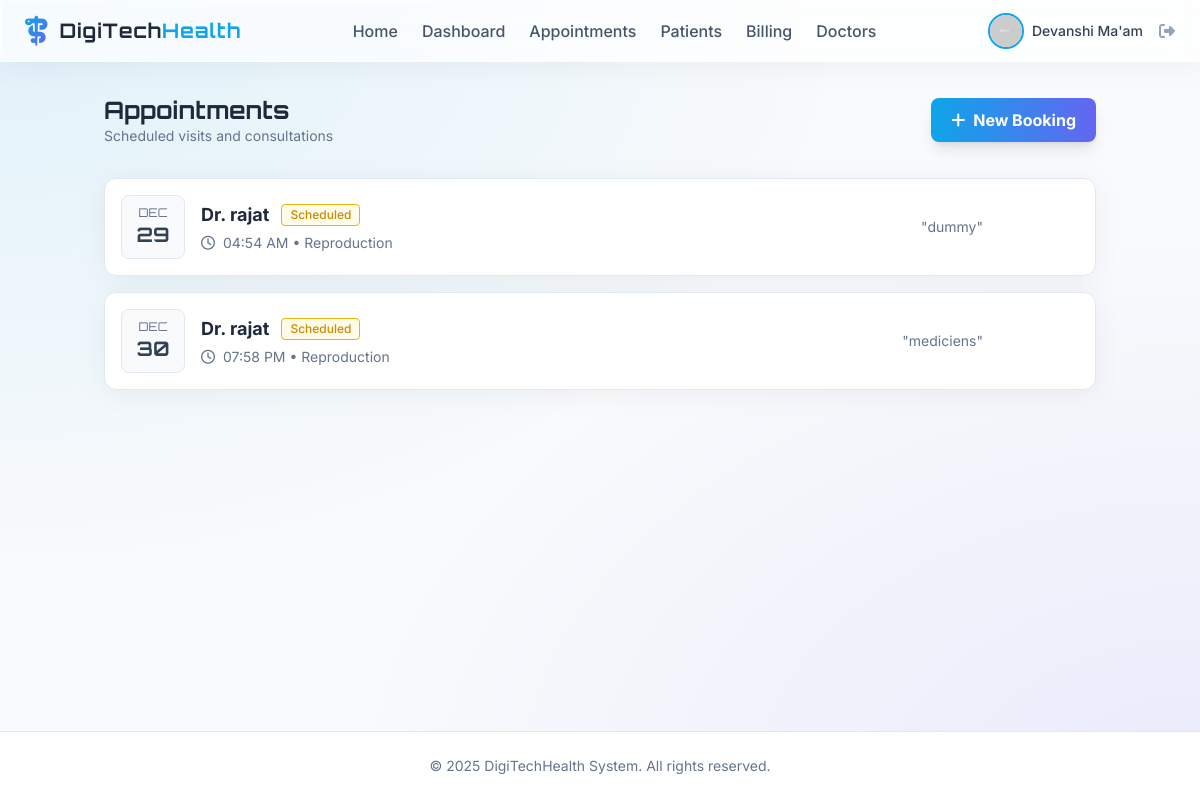
The page /appointments (signed in) on the database its author committed.
### app/models.py (models this page shows, shortened)
class User(db.Model, UserMixin):
    id = db.Column(db.Integer, primary_key=True)
    username = db.Column(db.String(20), unique=True, nullable=False)
    email = db.Column(db.String(120), unique=True, nullable=False)
    image_file = db.Column(db.String(20), nullable=False, default='default.jpg')
    password_hash = db.Column(db.String(128))
    role = db.Column(db.String(20), nullable=False, default='patient')

class Appointment(db.Model):
    id = db.Column(db.Integer, primary_key=True)
    patient_id = db.Column(db.Integer, db.ForeignKey('patient.id'), nullable=True) # Optional link to existing patient
    doctor_id = db.Column(db.Integer, db.ForeignKey('doctor.id'), nullable=False)
    date_time = db.Column(db.DateTime, nullable=False)
    reason = db.Column(db.String(200), nullable=False)
    status = db.Column(db.String(20), nullable=False, default='Scheduled') # Scheduled, Completed, Cancelled
    patient = db.relationship('Patient', backref='appointments')
    doctor = db.relationship('Doctor', backref='appointments')

class Doctor(db.Model):
    id = db.Column(db.Integer, primary_key=True)
    user_id = db.Column(db.Integer, db.ForeignKey('user.id'), nullable=False)
    specialization = db.Column(db.String(100), nullable=False)
    availability = db.Column(db.String(200), nullable=True, default="Mon-Fri 9am-5pm")
    user = db.relationship('User', backref=db.backref('doctor_profile', uselist=False))

### app/appointment/routes.py (the view)
@appointment.route("/appointments")
@login_required
def list_appointments():
    if current_user.role == 'doctor':
        doctor = Doctor.query.filter_by(user_id=current_user.id).first()
        if doctor:
            appointments = Appointment.query.filter_by(doctor_id=doctor.id).all()
        else:
            appointments = []
    elif current_user.role == 'admin':
         appointments = Appointment.query.all()
    else:
        appointments = Appointment.query.all() # Fallback for now
    return render_template('appointment/list.html', appointments=appointments)

### app/models.py (called while the page is built)
@login_manager.user_loader
def load_user(user_id):
    return User.query.get(int(user_id))

### app/templates/appointment/list.html (shortened to what this page needs)
{% extends "base.html" %}
{% block content %}
<div class="flex justify-between items-center mb-8">
    <div>
        <h2 class="text-2xl font-display font-bold text-slate-800">Appointments</h2>
        <p class="text-slate-500 text-sm">Scheduled visits and consultations</p>
    </div>
    <a href="{{ url_for('appointment.book_appointment') }}"
        class="px-5 py-2.5 bg-gradient-to-r from-primary to-secondary text-white font-bold rounded-lg shadow-lg hover:shadow-primary/40 transform hover:-translate-y-0.5 transition-all flex items-center">
        <i class="fa-solid fa-plus mr-2"></i> New Booking
    </a>
</div>
<div class="grid grid-cols-1 gap-4">
    {% for apt in appointments %}
    <div
        class="glass p-4 rounded-xl border border-slate-200 hover:shadow-md transition-all flex flex-col md:flex-row md:items-center justify-between group bg-white">
        <div class="flex items-center mb-4 md:mb-0">
            <div
                class="flex flex-col items-center justify-center h-16 w-16 bg-slate-50 rounded-lg text-slate-700 font-display border border-slate-200 mr-4">
                <span class="text-xs text-slate-500 uppercase">{{ apt.date_time.strftime('%b') }}</span>
                <span class="text-xl font-bold">{{ apt.date_time.day }}</span>
            </div>
            <div>
                <div class="flex items-center mb-1">
                    <h3 class="text-lg font-bold text-slate-800 mr-3">Dr. {{ apt.doctor.user.username }}</h3>
                    <span class="text-xs px-2 py-0.5 rounded border font-medium
                        {% if apt.status == 'Scheduled' %} border-yellow-500 text-yellow-600 bg-yellow-50
                        {% elif apt.status == 'Completed' %} border-green-500 text-green-600 bg-green-50
                        {% else %} border-red-500 text-red-600 bg-red-50 {% endif %}">
                        {{ apt.status }}
                    </span>
                </div>
                <p class="text-sm text-slate-500"><i class="fa-regular fa-clock mr-1"></i> {{
                    apt.date_time.strftime('%I:%M %p') }} &bull; {{ apt.doctor.specialization }}</p>
            </div>
        </div>
        <div class="flex items-center justify-between md:justify-end w-full md:w-auto">
            <div class="mr-6 text-sm text-slate-500 truncate max-w-[200px]">
                "{{ apt.reason }}"
            </div>
        </div>
    </div>
    {% else %}
    <div class="py-16 text-center text-slate-500 glass rounded-xl border border-slate-200 border-dashed">
        <i class="fa-regular fa-calendar-xmark text-4xl mb-4 opacity-50"></i>
        <p>No appointments scheduled.</p>
    </div>
    {% endfor %}
</div>
{% endblock %}

### app/templates/base.html (shortened to what this page needs)
<!doctype html>
<html lang="en">
<head>
  <script src="https://cdn.tailwindcss.com"></script>
  <link rel="stylesheet" href="https://cdnjs.cloudflare.com/ajax/libs/font-awesome/6.4.0/css/all.min.css">
  <link rel="stylesheet" href="{{ url_for('static', filename='css/main.css') }}">
</head>
<body class="overflow-x-hidden">
  <div class="min-h-screen flex flex-col">
    {% if current_user.is_authenticated %}
    <nav class="glass sticky top-0 z-50 px-6 py-3 flex justify-between items-center">
      <div class="flex items-center">
        <i class="fa-solid fa-staff-snake text-3xl gradient-text mr-3"></i>
        <a href="{{ url_for('main.home') }}" class="text-xl font-display font-bold text-slate-800 tracking-wider">
          DigiTech<span class="text-primary">Health</span>
        </a>
      </div>
      <div class="hidden lg:flex items-center space-x-6">
        <a href="{{ url_for('main.home') }}"
          class="font-medium text-slate-600 hover:text-primary transition-colors {{ 'text-primary' if request.endpoint == 'main.home' }}">Home</a>
        <a href="{{ url_for('main.dashboard') }}"
          class="font-medium text-slate-600 hover:text-primary transition-colors {{ 'text-primary' if request.endpoint == 'main.dashboard' }}">Dashboard</a>
        <a href="{{ url_for('appointment.list_appointments') }}"
          class="font-medium text-slate-600 hover:text-primary transition-colors {{ 'text-primary' in request.endpoint and 'appointment' in request.endpoint }}">Appointments</a>
        <a href="{{ url_for('patient.list_patients') }}"
          class="font-medium text-slate-600 hover:text-primary transition-colors {{ 'text-primary' in request.endpoint and 'patient' in request.endpoint }}">Patients</a>
        <a href="{{ url_for('billing.list_invoices') }}"
          class="font-medium text-slate-600 hover:text-primary transition-colors {{ 'text-primary' in request.endpoint and 'billing' in request.endpoint }}">Billing</a>
        <a href="{{ url_for('doctor.list_doctors') }}"
          class="font-medium text-slate-600 hover:text-primary transition-colors {{ 'text-primary' in request.endpoint and 'doctor' in request.endpoint }}">Doctors</a>
      </div>
      <div class="flex items-center space-x-4">
        <a href="{{ url_for('main.account') }}" class="flex items-center space-x-2 group">
          <div class="relative">
            <img
              class="h-9 w-9 rounded-full object-cover border-2 border-primary group-hover:border-secondary transition-colors"
              src="{{ url_for('static', filename='profile_pics/' + current_user.image_file) }}"
              alt="{{ current_user.username }}">
          </div>
          <span class="hidden md:block font-medium text-sm text-slate-700 group-hover:text-primary transition-colors">{{
            current_user.username }}</span>
        </a>
        <a href="{{ url_for('auth.logout') }}" class="text-slate-400 hover:text-red-500 transition-colors"
          title="Logout">
          <i class="fa-solid fa-right-from-bracket"></i>
        </a>
      </div>
    </nav>
    {% endif %}
    <main class="flex-1 container mx-auto px-4 py-8">
      <div class="fade-in-up">
        {% block content %}{% endblock %}
      </div>
    </main>
    <footer class="bg-white border-t border-slate-200 py-6 mt-auto">
      <div class="container mx-auto px-4 text-center text-slate-500 text-sm">
        &copy; 2025 DigiTechHealth System. All rights reserved.
      </div>
    </footer>
  </div>
</body>
</html>

### app/static/css/main.css (style rules this page uses)
.glass { background: rgba(255, 255, 255, 0.7); backdrop-filter: blur(12px); -webkit-backdrop-filter: blur(12px); border: 1px solid rgba(255, 255, 255, 0.5); box-shadow: 0 4px 30px rgba(0, 0, 0, 0.05); }
.gradient-text { background: linear-gradient(135deg, #0ea5e9, #6366f1); -webkit-background-clip: text; background-clip: text; color: transparent; }

### app/templates/base.html (style rules this page uses)
body { background-color: #f8fafc; background-image: radial-gradient(at 0% 0%, rgba(14, 165, 233, 0.1) 0, transparent 50%), radial-gradient(at 100% 100%, rgba(99, 102, 241, 0.1) 0, transparent 50%); color: #1e293b; font-family: 'Inter', sans-serif; min-height: 100vh; }

### rows shown on the page
User: image_file (placeholder picture), username "Devanshi Ma'am"
Appointment: date_time "DEC", date_time.day "29", doctor.user.username "rajat", status "Scheduled", date_time "04:54 AM", doctor.specialization "Reproduction", reason "dummy"
Appointment: date_time "DEC", date_time.day "30", doctor.user.username "rajat", status "Scheduled", date_time "07:58 PM", doctor.specialization "Reproduction", reason "mediciens"
